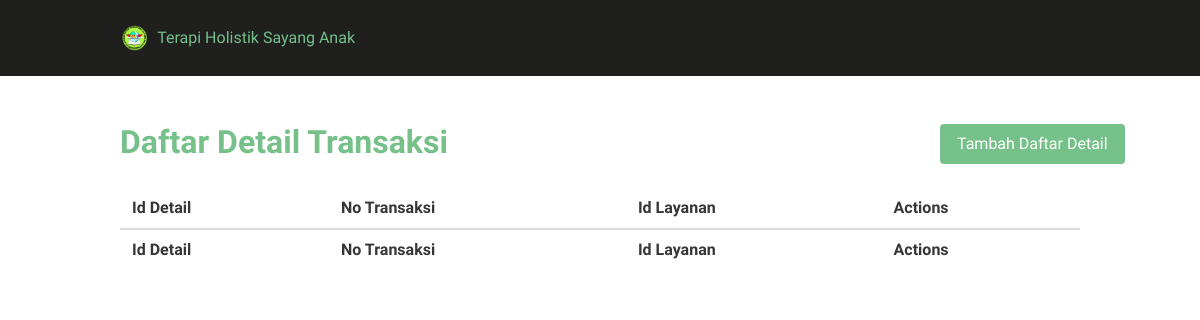
/index.php/detail_transaksi, run on an earlier commit of the app's database.
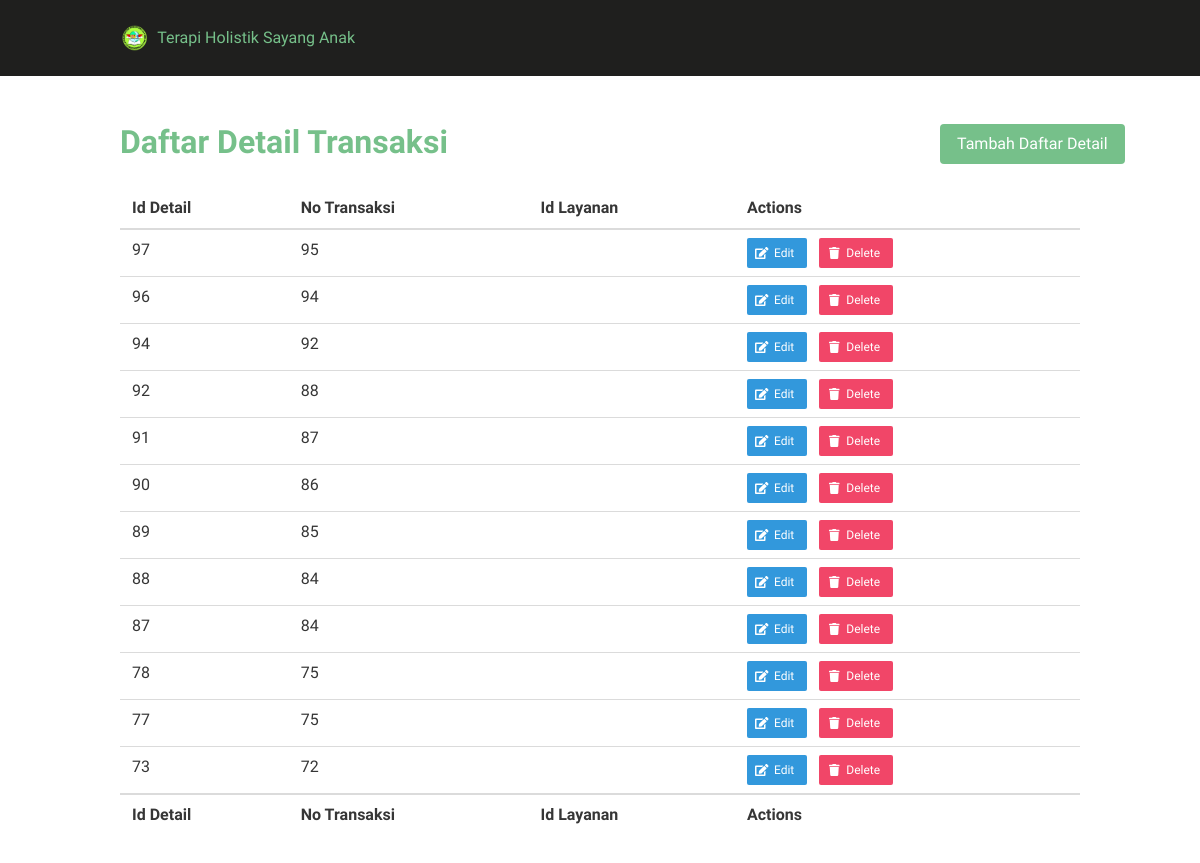
And on a later commit of the database.
### tables this page shows
CREATE TABLE `detail_transaksi` (
  `id_detail` int(11) NOT NULL AUTO_INCREMENT,
  `no_transaksi` int(11) NOT NULL,
  `id_cart` int(11) NOT NULL,
  `tanggal` varchar(45) NOT NULL,
  PRIMARY KEY (`id_detail`),
  KEY `IdTransaksi` (`no_transaksi`),
  KEY `fk_detail_transaksi_1_idx` (`id_cart`),
  CONSTRAINT `IdTransaksi` FOREIGN KEY (`no_transaksi`) REFERENCES `transaksi` (`no_transaksi`),
  CONSTRAINT `fk_detail_transaksi_1` FOREIGN KEY (`id_cart`) REFERENCES `cart` (`id_chart`) ON DELETE NO ACTION ON UPDATE NO ACTION
);

### application/controllers/Detail_transaksi.php (called while the page is built, shortened)
<?php
class Detail_transaksi extends CI_Controller
{
    function __construct()
    {
        $this->load->model('Detail_transaksi_model');
    }
    function index()
    {
        $data['detail_transaksi'] = $this->Detail_transaksi_model->get_all_detail_transaksi();
        $data['_view'] = 'detail_transaksi/index';
        $this->load->view('templates/pure/header');
        $this->load->view('layouts/bulma-dashboard/main', $data);
        $this->load->view('templates/pure/footer');
    }
}

### index.php (called while the page is built, shortened)
<?php
require_once BASEPATH.'core/CodeIgniter.php';

### application/models/Detail_transaksi_model.php (called while the page is built, shortened)
<?php
class Detail_transaksi_model extends CI_Model
{
    function get_all_detail_transaksi()
    {
        $this->db->order_by('id_detail', 'desc');
        return $this->db->get('detail_transaksi')->result_array();
    }
}

### application/views/detail_transaksi/index.php (the view)
<div class="columns">
    <div class="column is-10">
        <h1 class="title has-text-success font-family-philosopher">Daftar Detail Transaksi</h1>
    </div>
    <div class="column">
        <div class="field">
            <a href="<?= site_url('detail_transaksi/add'); ?>" class="button is-success">Tambah Daftar Detail</a>
        </div>
    </div>
</div>
<div class="table-container">
    <table class="table is-fullwidth">
        <thead>
            <tr>
                <th>Id Detail</th>
                <th>No Transaksi</th>
                <th>Id Layanan</th>
                <th>Actions</th>
            </tr>
        </thead>
        <tfoot>
            <tr>
                <th>Id Detail</th>
                <th>No Transaksi</th>
                <th>Id Layanan</th>
                <th>Actions</th>
            </tr>
        </tfoot>
        <tbody>
            <?php foreach ($detail_transaksi as $d) { ?>
                <tr>
                    <td><?php echo $d['id_detail']; ?></td>
                    <td><?php echo $d['no_transaksi']; ?></td>
                    <td><?php echo $d['id_layanan']; ?></td>
                    <td>
                        <div class="field is-grouped">
                            <p class="control">
                                <a href="<?php echo site_url('detail_transaksi/edit/' . $d['id_detail']); ?>" class="button is-small is-info">
                                    <span class="icon">
                                        <i class="fas fa-edit"></i>
                                    </span>
                                    <span>
                                        Edit
                                    </span>
                                </a>
                            </p>
                            <p class="control">
                                <a href="<?php echo site_url('detail_transaksi/remove/' . $d['id_detail']); ?>" class="button is-small is-danger">
                                    <span class="icon">
                                        <i class="fa fa-trash"></i>
                                    </span>
                                    <span>
                                        Delete
                                    </span>
                                </a>
                            </p>
                        </div>
                    </td>
                </tr>
            <?php } ?>
        </tbody>
    </table>
</div>

What changed in the data, as far as the page shows it:
added detail_transaksi: id_detail "97", no_transaksi "95"
added detail_transaksi: id_detail "96", no_transaksi "94"
added detail_transaksi: id_detail "94", no_transaksi "92"
added detail_transaksi: id_detail "92", no_transaksi "88"
added detail_transaksi: id_detail "91", no_transaksi "87"
added detail_transaksi: id_detail "90", no_transaksi "86"
added detail_transaksi: id_detail "89", no_transaksi "85"
added detail_transaksi: id_detail "88", no_transaksi "84"
added detail_transaksi: id_detail "87", no_transaksi "84"
added detail_transaksi: id_detail "78", no_transaksi "75"
added detail_transaksi: id_detail "77", no_transaksi "75"
added detail_transaksi: id_detail "73", no_transaksi "72"
